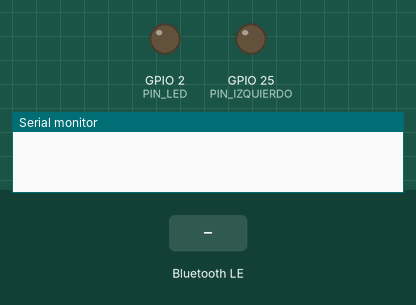
A sketch run on a simulated ESP32. Shown: output pins drawn as LEDs (lit = HIGH), the last lines printed to the serial monitor. The test bench sets the inputs (shaded band). Nothing arrives over Bluetooth unless stated; a phone connects over Bluetooth LE 3 s after start; pins used as bus, display or sensor lines are not drawn.

Above: at 0.0 s.
At 1.8 s:
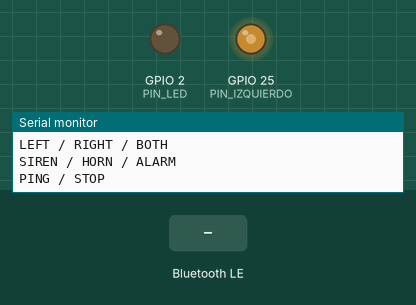
1.9 s: Bluetooth LE write "LEFT" received
At 4.1 s:
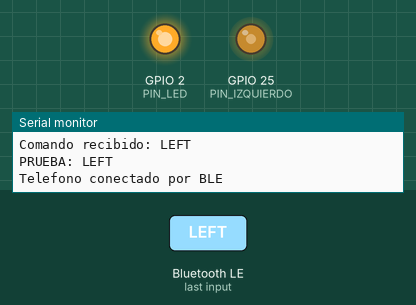
6.4 s: Bluetooth LE write "BOTH" received
Timing chart, 0 to 6.6 s (numbered marks = the images above; inputs shaded):
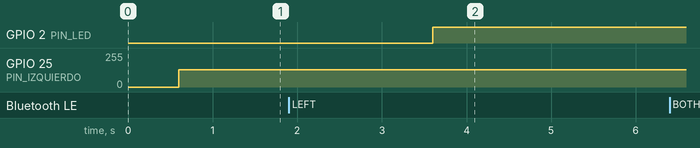

The sketch:

ESP32_HaptiCycle_FINAL.ino
```cpp
#include <Arduino.h>
#include <BLEDevice.h>
#include <BLEServer.h>
#include <BLEUtils.h>
#include <freertos/FreeRTOS.h>
#include <freertos/queue.h>
#include <math.h>
#include <string.h>

// =========================================================
// HAPTICYCLE - FIRMWARE FINAL
// ESP32 clasico (ESP32-WROOM-32 / DevKit V1)
// BLE GATT + PAM8403 + 2 excitadores 8 ohm / 2 W
// =========================================================

// Deben coincidir EXACTAMENTE con la app Android.
static const char* NOMBRE_DISPOSITIVO = "VIBRAFIL_ESP32";
static const char* UUID_SERVICIO = "12345678-1234-1234-1234-1234567890ab";
static const char* UUID_CARACTERISTICA = "abcdefab-1234-5678-1234-abcdefabcdef";

// ESP32 clasico: DAC1 = GPIO25, DAC2 = GPIO26.
// GPIO25 -> entrada L del PAM8403
// GPIO26 -> entrada R del PAM8403
static const uint8_t PIN_IZQUIERDO = 25;
static const uint8_t PIN_DERECHO = 26;
static const uint8_t PIN_LED = 2;

// DAC ESP32: 0..255. El punto medio evita saltos de DC.
static const uint8_t NIVEL_REPOSO = 128;
static const int AMPLITUD_PRUEBA = 28;
static const int AMPLITUD_TACTON = 32;
static const int FRECUENCIA_MUESTREO = 8000;

BLEServer* servidorBle = nullptr;
BLECharacteristic* caracteristica = nullptr;
volatile bool telefonoConectado = false;
volatile bool detenerSolicitado = false;
bool estuvoConectado = false;

struct ComandoHaptico {
  char texto[16];
};

QueueHandle_t colaComandos = nullptr;

// =========================================================
// SALIDA HAPTICA
// =========================================================

void silenciar() {
  dacWrite(PIN_IZQUIERDO, NIVEL_REPOSO);
  dacWrite(PIN_DERECHO, NIVEL_REPOSO);
}

bool pausaInterrumpible(uint32_t ms) {
  const uint32_t inicio = millis();
  while (millis() - inicio < ms) {
    if (detenerSolicitado) return false;
    delay(2);
  }
  return true;
}

// canal: 0=izquierdo, 1=derecho, 2=ambos
bool seno(int canal, int frecuenciaHz, int duracionMs, int amplitud) {
  amplitud = constrain(amplitud, 5, 55);
  const int totalMuestras = (FRECUENCIA_MUESTREO * duracionMs) / 1000;
  const float incremento = 2.0f * PI * frecuenciaHz / FRECUENCIA_MUESTREO;
  float fase = 0.0f;

  for (int i = 0; i < totalMuestras; i++) {
    if (detenerSolicitado) {
      silenciar();
      return false;
    }

    const int valor = constrain(
      NIVEL_REPOSO + (int)(sinf(fase) * amplitud),
      0,
      255
    );

    dacWrite(PIN_IZQUIERDO, (canal == 0 || canal == 2) ? valor : NIVEL_REPOSO);
    dacWrite(PIN_DERECHO,   (canal == 1 || canal == 2) ? valor : NIVEL_REPOSO);

    fase += incremento;
    if (fase >= 2.0f * PI) fase -= 2.0f * PI;
    delayMicroseconds(125);
  }

  silenciar();
  return true;
}

void tactonSirena() {
  Serial.println("TACTON: SIREN");
  for (int i = 0; i < 3 && !detenerSolicitado; i++) {
    if (!seno(0, 175, 190, AMPLITUD_TACTON)) return;
    if (!pausaInterrumpible(45)) return;
    if (!seno(1, 175, 190, AMPLITUD_TACTON)) return;
    if (!pausaInterrumpible(55)) return;
  }
}

void tactonBocina() {
  Serial.println("TACTON: HORN");
  if (!seno(2, 190, 150, AMPLITUD_TACTON)) return;
  if (!pausaInterrumpible(100)) return;
  if (!seno(2, 190, 150, AMPLITUD_TACTON)) return;
  if (!pausaInterrumpible(120)) return;
  seno(2, 190, 430, AMPLITUD_TACTON);
}

void tactonAlarma() {
  Serial.println("TACTON: ALARM");
  for (int i = 0; i < 4 && !detenerSolicitado; i++) {
    if (!seno(0, 220, 110, AMPLITUD_TACTON)) return;
    if (!pausaInterrumpible(45)) return;
    if (!seno(1, 220, 110, AMPLITUD_TACTON)) return;
    if (!pausaInterrumpible(70)) return;
  }
}

void establecerRespuesta(const char* texto) {
  if (caracteristica != nullptr) {
    caracteristica->setValue(texto);
  }
}

void ejecutar(const char* cmd) {
  detenerSolicitado = false;
  silenciar();

  if (strcmp(cmd, "LEFT") == 0) {
    Serial.println("PRUEBA: LEFT");
    seno(0, 170, 900, AMPLITUD_PRUEBA);
    establecerRespuesta("DONE_LEFT");
  } else if (strcmp(cmd, "RIGHT") == 0) {
    Serial.println("PRUEBA: RIGHT");
    seno(1, 170, 900, AMPLITUD_PRUEBA);
    establecerRespuesta("DONE_RIGHT");
  } else if (strcmp(cmd, "BOTH") == 0) {
    Serial.println("PRUEBA: BOTH");
    seno(2, 170, 900, AMPLITUD_PRUEBA);
    establecerRespuesta("DONE_BOTH");
  } else if (strcmp(cmd, "SIREN") == 0) {
    tactonSirena();
    establecerRespuesta("DONE_SIREN");
  } else if (strcmp(cmd, "HORN") == 0) {
    tactonBocina();
    establecerRespuesta("DONE_HORN");
  } else if (strcmp(cmd, "ALARM") == 0) {
    tactonAlarma();
    establecerRespuesta("DONE_ALARM");
  }

  silenciar();
}

void recibirComando(String comando) {
  comando.trim();
  comando.toUpperCase();
  if (comando.length() == 0) return;

  Serial.print("Comando recibido: ");
  Serial.println(comando);

  if (comando == "PING") {
    establecerRespuesta("VIBRAFIL_READY");
    Serial.println("Respuesta: VIBRAFIL_READY");
    return;
  }

  if (comando == "STOP") {
    detenerSolicitado = true;
    if (colaComandos != nullptr) xQueueReset(colaComandos);
    silenciar();
    establecerRespuesta("STOPPED");
    Serial.println("Actuadores detenidos");
    return;
  }

  const bool valido =
    comando == "LEFT"  || comando == "RIGHT" || comando == "BOTH" ||
    comando == "SIREN" || comando == "HORN"  || comando == "ALARM";

  if (!valido) {
    establecerRespuesta("UNKNOWN_COMMAND");
    Serial.println("Comando no reconocido");
    return;
  }

  if (colaComandos == nullptr) return;

  // Una alerta nueva interrumpe el patrón anterior para no acumular tactones.
  detenerSolicitado = true;

  ComandoHaptico mensaje{};
  comando.toCharArray(mensaje.texto, sizeof(mensaje.texto));
  xQueueOverwrite(colaComandos, &mensaje);
}

void tareaHaptica(void*) {
  ComandoHaptico mensaje{};
  for (;;) {
    if (xQueueReceive(colaComandos, &mensaje, portMAX_DELAY) == pdTRUE) {
      ejecutar(mensaje.texto);
    }
  }
}

// =========================================================
// BLE
// =========================================================

class CallbacksServidor : public BLEServerCallbacks {
  void onConnect(BLEServer*) override {
    telefonoConectado = true;
    digitalWrite(PIN_LED, HIGH);
    Serial.println("Telefono conectado por BLE");
  }

  void onDisconnect(BLEServer*) override {
    telefonoConectado = false;
    detenerSolicitado = true;
    if (colaComandos != nullptr) xQueueReset(colaComandos);
    silenciar();
    digitalWrite(PIN_LED, LOW);
    Serial.println("Telefono desconectado");
  }
};

class CallbacksComandos : public BLECharacteristicCallbacks {
  void onWrite(BLECharacteristic* c) override {
    auto valor = c->getValue();
    if (valor.length() == 0) return;

    String comando;
    for (size_t i = 0; i < valor.length(); i++) {
      comando += (char)valor[i];
    }
    recibirComando(comando);
  }
};

void iniciarBle() {
  BLEDevice::init(NOMBRE_DISPOSITIVO);

  servidorBle = BLEDevice::createServer();
  servidorBle->setCallbacks(new CallbacksServidor());

  BLEService* servicio = servidorBle->createService(UUID_SERVICIO);
  caracteristica = servicio->createCharacteristic(
    UUID_CARACTERISTICA,
    BLECharacteristic::PROPERTY_READ |
    BLECharacteristic::PROPERTY_WRITE |
    BLECharacteristic::PROPERTY_WRITE_NR
  );

  caracteristica->setCallbacks(new CallbacksComandos());
  caracteristica->setValue("VIBRAFIL_READY");
  servicio->start();

  BLEAdvertising* publicidad = BLEDevice::getAdvertising();
  publicidad->addServiceUUID(UUID_SERVICIO);
  publicidad->setScanResponse(true);
  BLEDevice::startAdvertising();

  Serial.println("BLE listo");
  Serial.print("Nombre: "); Serial.println(NOMBRE_DISPOSITIVO);
  Serial.print("Servicio: "); Serial.println(UUID_SERVICIO);
  Serial.print("Caracteristica: "); Serial.println(UUID_CARACTERISTICA);
}

// =========================================================
// SETUP / LOOP
// =========================================================

void setup() {
  Serial.begin(115200);
  delay(600);

  pinMode(PIN_LED, OUTPUT);
  digitalWrite(PIN_LED, LOW);
  silenciar();

  colaComandos = xQueueCreate(1, sizeof(ComandoHaptico));
  if (colaComandos == nullptr) {
    Serial.println("ERROR: no se pudo crear la cola haptica");
    while (true) delay(1000);
  }

  xTaskCreatePinnedToCore(
    tareaHaptica,
    "tarea_haptica",
    4096,
    nullptr,
    1,
    nullptr,
    1
  );

  iniciarBle();

  Serial.println();
  Serial.println("=== HAPTICYCLE LISTO ===");
  Serial.println("Monitor Serie 115200:");
  Serial.println("LEFT / RIGHT / BOTH");
  Serial.println("SIREN / HORN / ALARM");
  Serial.println("PING / STOP");
}

void loop() {
  if (Serial.available()) {
    recibirComando(Serial.readStringUntil('\n'));
  }

  if (!telefonoConectado && estuvoConectado) {
    delay(200);
    if (servidorBle != nullptr) {
      servidorBle->startAdvertising();
      Serial.println("BLE anunciandose nuevamente");
    }
    estuvoConectado = false;
  }

  if (telefonoConectado && !estuvoConectado) {
    estuvoConectado = true;
  }

  delay(20);
}
```
